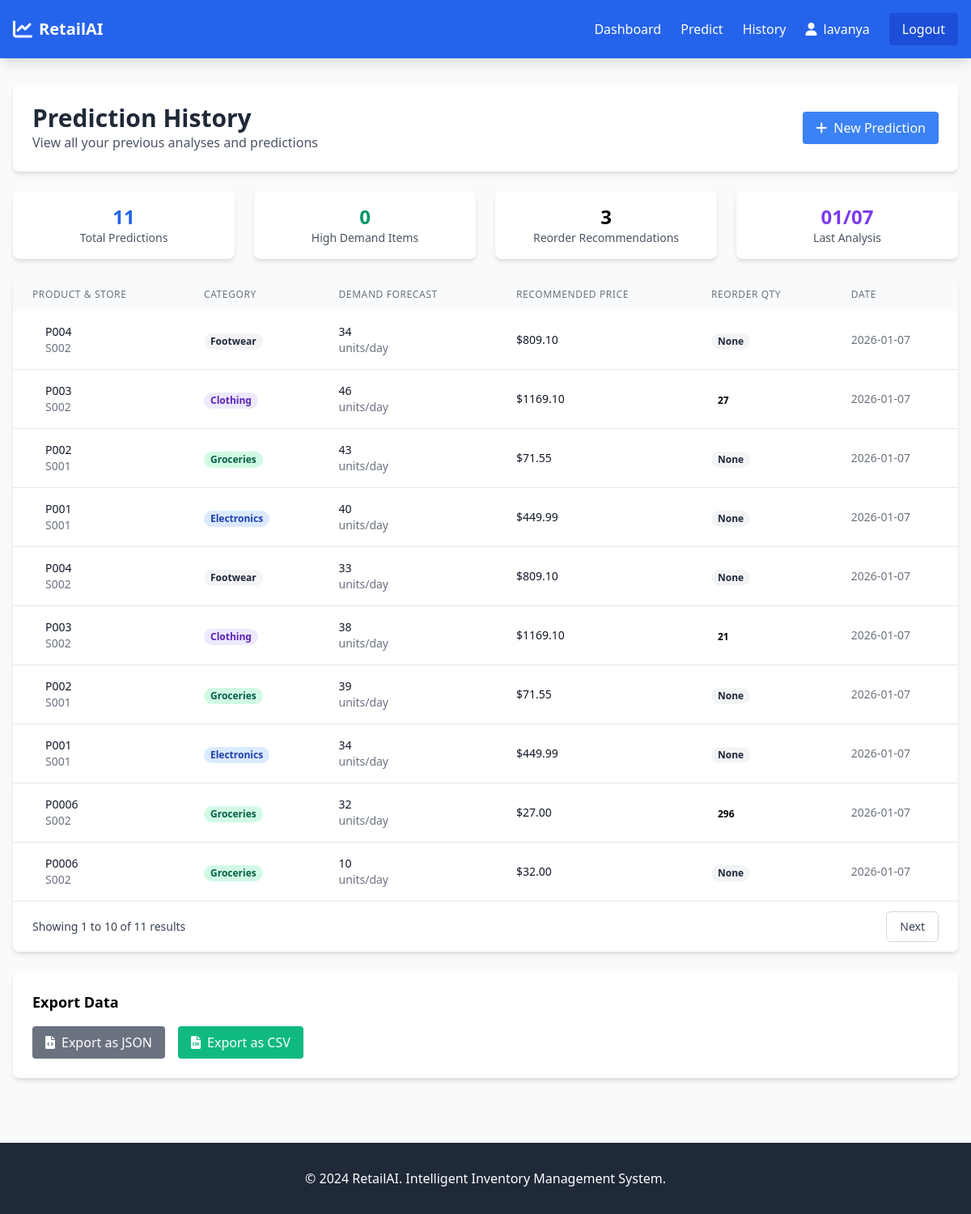
The app's page /history (signed in) with its own data.
### models.py (models this page shows)
class PredictionHistory(db.Model):
    id = db.Column(db.Integer, primary_key=True)
    user_id = db.Column(db.Integer, db.ForeignKey('user.id'), nullable=False)
    store_id = db.Column(db.String(50), nullable=False)
    product_id = db.Column(db.String(50), nullable=False)
    category = db.Column(db.String(50), nullable=False)
    input_data = db.Column(db.Text, nullable=False)
    prediction_result = db.Column(db.Text, nullable=False)
    demand_forecast = db.Column(db.Float, nullable=False)
    recommended_price = db.Column(db.Float, nullable=False)
    reorder_quantity = db.Column(db.Float, nullable=False)
    created_at = db.Column(db.DateTime, default=datetime.utcnow)
    alerts = db.relationship('InventoryAlert', backref='prediction', lazy=True)

### app.py (the view)
@app.route('/history')
def history():
    if 'user_id' not in session:
        return redirect(url_for('login'))
    page = request.args.get('page', 1, type=int)
    per_page = 10
    predictions = PredictionHistory.query.filter_by(
        user_id=session['user_id']
    ).order_by(PredictionHistory.created_at.desc()).paginate(
        page=page, per_page=per_page, error_out=False
    )
    return render_template('history.html', predictions=predictions)

### templates/history.html (shortened to what this page needs)
{% extends "base.html" %}
{% block content %}
<div class="max-w-7xl mx-auto px-4 py-8">
    <div class="bg-white rounded-lg shadow-md p-6 mb-6">
        <div class="flex justify-between items-center">
            <div>
                <h1 class="text-3xl font-bold text-gray-800">Prediction History</h1>
                <p class="text-gray-600">View all your previous analyses and predictions</p>
            </div>
            <a href="{{ url_for('prediction') }}" class="bg-blue-500 text-white px-4 py-2 rounded hover:bg-blue-600 transition">
                <i class="fas fa-plus mr-2"></i>New Prediction
            </a>
        </div>
    </div>
    <div class="grid grid-cols-1 md:grid-cols-4 gap-6 mb-6">
        <div class="bg-white rounded-lg shadow-md p-4 text-center">
            <div class="text-2xl font-bold text-blue-600">{{ predictions.total }}</div>
            <div class="text-sm text-gray-600">Total Predictions</div>
        </div>
        <div class="bg-white rounded-lg shadow-md p-4 text-center">
            <div class="text-2xl font-bold text-green-600">
                {{ predictions.items|selectattr("demand_forecast", ">", 100)|list|length }}
            </div>
            <div class="text-sm text-gray-600">High Demand Items</div>
        </div>
        <div class="bg-white rounded-lg shadow-md p-4 text-center">
            <div class="text-2xl font-bold text-orange-600">
                {{ predictions.items|selectattr("reorder_quantity", ">", 0)|list|length }}
            </div>
            <div class="text-sm text-gray-600">Reorder Recommendations</div>
        </div>
        <div class="bg-white rounded-lg shadow-md p-4 text-center">
            <div class="text-2xl font-bold text-purple-600">
                {{ (predictions.items|selectattr("created_at")|list|sort(attribute='created_at')|last).created_at.strftime('%m/%d') if predictions.items else 'N/A' }}
            </div>
            <div class="text-sm text-gray-600">Last Analysis</div>
        </div>
    </div>
    <div class="bg-white rounded-lg shadow-md overflow-hidden">
        <div class="overflow-x-auto">
            <table class="w-full">
                <thead class="bg-gray-50">
                    <tr>
                        <th class="px-6 py-3 text-left text-xs font-medium text-gray-500 uppercase tracking-wider">
                            Product & Store
                        </th>
                        <th class="px-6 py-3 text-left text-xs font-medium text-gray-500 uppercase tracking-wider">
                            Category
                        </th>
                        <th class="px-6 py-3 text-left text-xs font-medium text-gray-500 uppercase tracking-wider">
                            Demand Forecast
                        </th>
                        <th class="px-6 py-3 text-left text-xs font-medium text-gray-500 uppercase tracking-wider">
                            Recommended Price
                        </th>
                        <th class="px-6 py-3 text-left text-xs font-medium text-gray-500 uppercase tracking-wider">
                            Reorder Qty
                        </th>
                        <th class="px-6 py-3 text-left text-xs font-medium text-gray-500 uppercase tracking-wider">
                            Date
                        </th>
                    </tr>
                </thead>
                <tbody class="bg-white divide-y divide-gray-200">
                    {% for prediction in predictions.items %}
                    <tr class="hover:bg-gray-50 transition">
                        <td class="px-6 py-4 whitespace-nowrap">
                            <div class="flex items-center">
                                <div class="ml-4">
                                    <div class="text-sm font-medium text-gray-900">
                                        {{ prediction.product_id }}
                                    </div>
                                    <div class="text-sm text-gray-500">
                                        {{ prediction.store_id }}
                                    </div>
                                </div>
                            </div>
                        </td>
                        <td class="px-6 py-4 whitespace-nowrap">
                            <span class="px-2 inline-flex text-xs leading-5 font-semibold rounded-full
                                        {% if prediction.category == 'Electronics' %}bg-blue-100 text-blue-800
                                        {% elif prediction.category == 'Clothing' %}bg-purple-100 text-purple-800
                                        {% elif prediction.category == 'Groceries' %}bg-green-100 text-green-800
                                        {% else %}bg-gray-100 text-gray-800{% endif %}">
                                {{ prediction.category }}
                            </span>
                        </td>
                        <td class="px-6 py-4 whitespace-nowrap">
                            <div class="text-sm text-gray-900">{{ "%.0f"|format(prediction.demand_forecast) }}</div>
                            <div class="text-sm text-gray-500">units/day</div>
                        </td>
                        <td class="px-6 py-4 whitespace-nowrap">
                            <div class="text-sm font-medium text-gray-900">${{ "%.2f"|format(prediction.recommended_price) }}</div>
                        </td>
                        <td class="px-6 py-4 whitespace-nowrap">
                            {% if prediction.reorder_quantity > 0 %}
                            <span class="px-2 inline-flex text-xs leading-5 font-semibold rounded-full bg-orange-100 text-orange-800">
                                {{ "%.0f"|format(prediction.reorder_quantity) }}
                            </span>
                            {% else %}
                            <span class="px-2 inline-flex text-xs leading-5 font-semibold rounded-full bg-gray-100 text-gray-800">
                                None
                            </span>
                            {% endif %}
                        </td>
                        <td class="px-6 py-4 whitespace-nowrap text-sm text-gray-500">
                            {{ prediction.created_at.strftime('%Y-%m-%d') }}
                        </td>
                    </tr>
                    {% endfor %}
                </tbody>
            </table>
        </div>
        {% if predictions.pages > 1 %}
        <div class="bg-white px-4 py-3 flex items-center justify-between border-t border-gray-200 sm:px-6">
            <div class="flex-1 flex justify-between items-center">
                <div>
                    <p class="text-sm text-gray-700">
                        Showing
                        <span class="font-medium">{{ predictions.page * predictions.per_page - predictions.per_page + 1 }}</span>
                        to
                        <span class="font-medium">{{ predictions.page * predictions.per_page if predictions.page * predictions.per_page <= predictions.total else predictions.total }}</span>
                        of
                        <span class="font-medium">{{ predictions.total }}</span>
                        results
                    </p>
                </div>
                <div class="flex space-x-2">
                    {% if predictions.has_next %}
                    <a href="{{ url_for('history', page=predictions.next_num) }}"
                       class="relative inline-flex items-center px-4 py-2 border border-gray-300 text-sm font-medium rounded-md text-gray-700 bg-white hover:bg-gray-50">
                        Next
                    </a>
                    {% endif %}
                </div>
            </div>
        </div>
        {% endif %}
    </div>
    <div class="mt-6 bg-white rounded-lg shadow-md p-6">
        <h3 class="text-lg font-semibold mb-4">Export Data</h3>
        <div class="flex space-x-4">
            <button onclick="exportData('json')" class="bg-gray-500 text-white px-4 py-2 rounded hover:bg-gray-600 transition">
                <i class="fas fa-file-code mr-2"></i>Export as JSON
            </button>
            <button onclick="exportData('csv')" class="bg-green-500 text-white px-4 py-2 rounded hover:bg-green-600 transition">
                <i class="fas fa-file-csv mr-2"></i>Export as CSV
            </button>
        </div>
    </div>
</div>
{% endblock %}

### records on screen
PredictionHistory: product_id "P004", store_id "S002", category "Footwear", demand_forecast "34", recommended_price "809.10", reorder_quantity "None", created_at "2026-01-07"
PredictionHistory: product_id "P003", store_id "S002", category "Clothing", demand_forecast "46", recommended_price "1169.10", reorder_quantity "27", created_at "2026-01-07"
PredictionHistory: product_id "P002", store_id "S001", category "Groceries", demand_forecast "43", recommended_price "71.55", reorder_quantity "None", created_at "2026-01-07"
PredictionHistory: product_id "P001", store_id "S001", category "Electronics", demand_forecast "40", recommended_price "449.99", reorder_quantity "None", created_at "2026-01-07"
PredictionHistory: product_id "P004", store_id "S002", category "Footwear", demand_forecast "33", recommended_price "809.10", reorder_quantity "None", created_at "2026-01-07"
PredictionHistory: product_id "P003", store_id "S002", category "Clothing", demand_forecast "38", recommended_price "1169.10", reorder_quantity "21", created_at "2026-01-07"
PredictionHistory: product_id "P002", store_id "S001", category "Groceries", demand_forecast "39", recommended_price "71.55", reorder_quantity "None", created_at "2026-01-07"
PredictionHistory: product_id "P001", store_id "S001", category "Electronics", demand_forecast "34", recommended_price "449.99", reorder_quantity "None", created_at "2026-01-07"
PredictionHistory: product_id "P0006", store_id "S002", category "Groceries", demand_forecast "32", recommended_price "27.00", reorder_quantity "296", created_at "2026-01-07"
PredictionHistory: product_id "P0006", store_id "S002", category "Groceries", demand_forecast "10", recommended_price "32.00", reorder_quantity "None", created_at "2026-01-07"

### other values on screen
{{ session.username }} "lavanya"
{{ predictions.total }} "11"
{{ predictions.items|selectattr("demand_forecast", ">", 100)|list|length }} "0"
{{ predictions.items|selectattr("reorder_quantity", ">", 0)|list|length }} "3"
{{ predictions.page * predictions.per_page - predictions.per_page + 1 }} "1"
